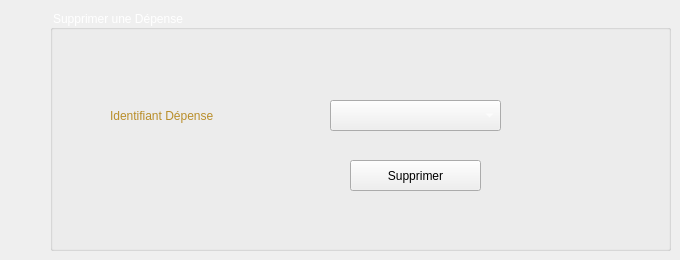
     <widget class="QWidget" name="Supprimer_2">
      <attribute name="title">
       <string>Supprimer</string>
      </attribute>
      <widget class="QLabel" name="label_12">
       <property name="geometry">
        <rect>
         <x>110</x>
         <y>90</y>
         <width>211</width>
         <height>51</height>
        </rect>
       </property>
       <property name="styleSheet">
        <string notr="true">font: 16pt &quot;MV Boli&quot;;
color: rgb(185, 142, 42);</string>
       </property>
       <property name="text">
        <string>Identifiant Dépense</string>
       </property>
      </widget>
      <widget class="QPushButton" name="pushButton_supprimerDepense">
       <property name="geometry">
        <rect>
         <x>350</x>
         <y>160</y>
         <width>131</width>
         <height>31</height>
        </rect>
       </property>
       <property name="styleSheet">
        <string notr="true">font: 15pt &quot;MV Boli&quot;;
</string>
       </property>
       <property name="text">
        <string>Supprimer</string>
       </property>
      </widget>
      <widget class="QGroupBox" name="groupBox_3">
       <property name="geometry">
        <rect>
         <x>50</x>
         <y>10</y>
         <width>621</width>
         <height>241</height>
        </rect>
       </property>
       <property name="styleSheet">
        <string notr="true">font: 75 12pt &quot;Adobe Gothic Std B&quot;;
color: rgb(255, 255, 255);</string>
       </property>
       <property name="title">
        <string>Supprimer une Dépense</string>
       </property>
       <widget class="QLabel" name="label_26">
        <property name="geometry">
         <rect>
          <x>480</x>
          <y>60</y>
          <width>101</width>
          <height>91</height>
         </rect>
        </property>
        <property name="text">
         <string/>
        </property>
        <property name="pixmap">
         <pixmap>../delete1.png</pixmap>
        </property>
       </widget>
       <widget class="QComboBox" name="cb_d_supp">
        <property name="geometry">
         <rect>
          <x>280</x>
          <y>90</y>
          <width>171</width>
          <height>31</height>
         </rect>
        </property>
       </widget>
      </widget>
      <zorder>groupBox_3</zorder>
      <zorder>label_12</zorder>
      <zorder>pushButton_supprimerDepense</zorder>
     </widget>
